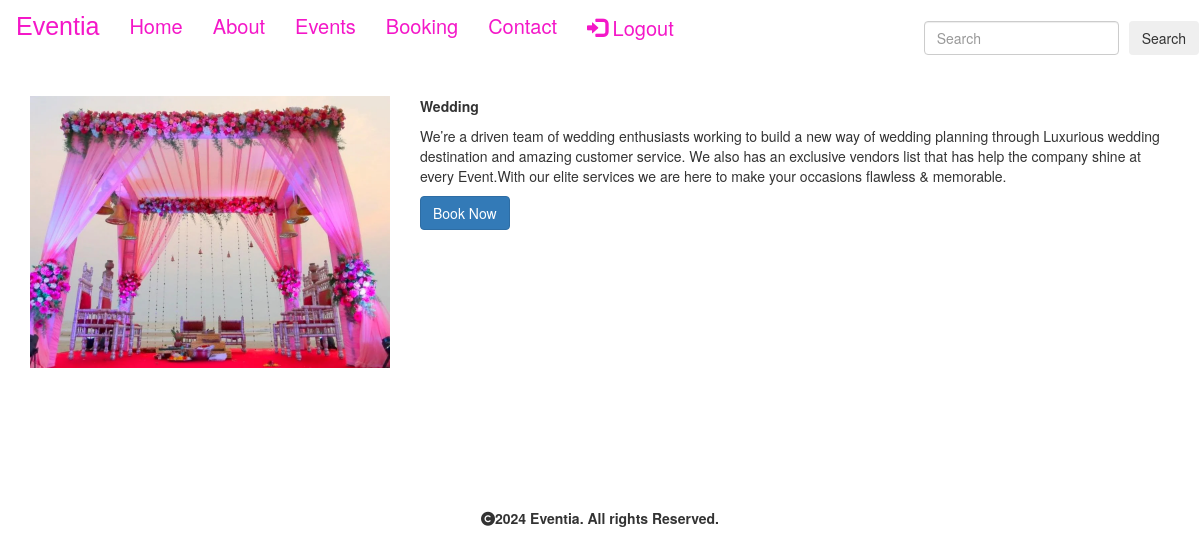
/details/Wedding (signed in), run on the app's committed database.
### eventapp/models.py (models this page shows, shortened)
class Event(models.Model):
    img=models.ImageField(upload_to="images",null=True,blank=True)
    name=models.CharField(max_length=50)
    desc=models.CharField(max_length=500)

### eventapp/views.py (the view)
# urls.py: path('details/<p>',views.details,name='details'),
@login_required
def details(request,p):
    e = Event.objects.filter(name=p)
    return render(request, 'details.html', {'e':e})

### template/details.html
{% extends 'base.html' %}
{% load static %}
{% block content %}
<br>
<div class="container" style="margin-bottom:100px;">
    <div class="row mt-2">
      {% for i in e %}
      <div class="col-sm-4 mb-3">
          <img src="{{ i.img.url }}" alt="img" class="img-fluid" style="max-height:400px; max-width:100%;">
      </div>
      <div class="col-sm-8 mb-3">
          <p><b>{{ i.name }}</b></p>
          <p>{{ i.desc }}</p>
          <a href="{% url 'eventapp:booking' %}" class="btn btn-primary">Book Now</a>
      </div>
      {% endfor %}
  </div>
</div>
{% endblock %}

### data on the page
Event: img (picture), name "Wedding", desc "We’re a driven team of wedding enthusiasts working to build a new way of wedding planning through Luxurious wedding destination and amazing customer service. We also has an exclusive vendors list that has help the company shine at every Event.With our elite services we are here to make your occasions flawless & memorable."
